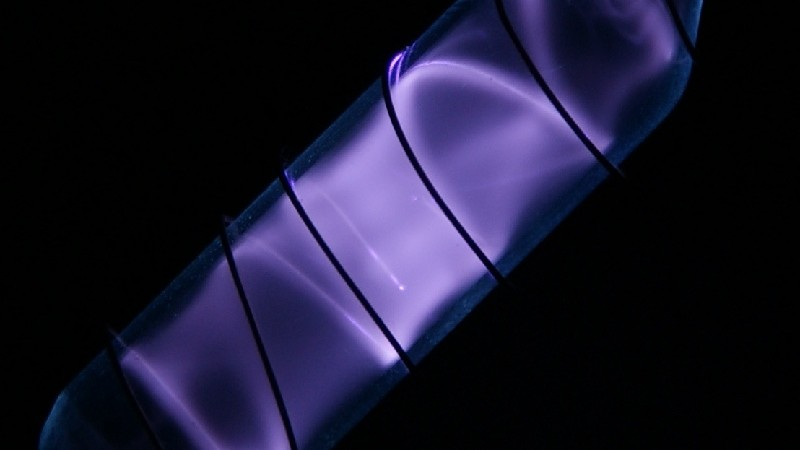
#> input picture images/elements/1.jpg, 800 x 450 px; its folder holds only this picture in this run
$ python spritegen.py   (older library calls are emulated)
#> lines starting #> are read from the running program, lines starting #| are printed output that depends on the picture
import re
from PIL import Image
from os import listdir
from os.path import isfile, join

base_w = 52
base_h = 29

# Build an ordered list of image files in the current directory
jpgs = [ f for f in listdir('.') if isfile(join('.',f)) and ".jpg" in f ]
jpgs.sort()

# Move no_image.jpg from the end of the list to the beginning
jpgs.insert(0, jpgs.pop())

# Max protons - largest numbered image, necessary for setting sprite map size
max_protons = int(re.findall(r"\d+",jpgs[len(jpgs)-1])[0])
print("[SPRITEGEN] Found " + str(len(jpgs)) + " jpgs, max protons: " + str(max_protons))

# Scaling for each thumb in the sprite (multiplier on minimum size of 52x29)
scale = 4

# Initialize full sprite map image
map_width = base_w * scale
map_height = (base_h * scale) * (max_protons + 1)
sprite_map = Image.new('RGBA', (map_width, map_height), (0, 0, 0, 0))
#> sprite_map: PIL image 208x232 RGBA; every value is 0
print("[SPRITEGEN] Initialized sprite map: " + str(map_width) + "x" + str(map_height))

# Walk the list of jpgs to scale and add each to the map
for jpg_path in jpgs:

    jpg = Image.open(jpg_path)
#> jpg is the input picture: PIL image 800x450 RGB; mean R, G, B 26.1, 23.6, 46.5
    jpg = jpg.resize((base_w * scale, base_h * scale), Image.ANTIALIAS)
#> jpg: PIL image 208x116 RGB

    if jpg_path == 'no_image.jpg':
        offset = 0, 0
    else:
        protons = int(re.findall(r"\d+", jpg_path)[0])
        offset = 0, protons * base_h * scale

    print("[SPRITEGEN] Pasting " + jpg_path)
    sprite_map.paste(jpg, offset)
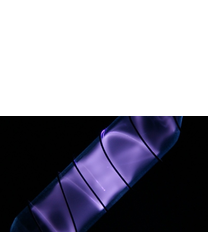
#> sprite_map: PIL image 208x232 RGBA; mean R, G, B, A 13.1, 11.8, 23.2, 127.5; transparent parts drawn white

# Save the map as a PNG. Done!
print("[SPRITEGEN] Writing final sprite map")
sprite_map.save("sprite_map.png")

print("[SPRITEGEN] Done.")

$ run again, on images/elements/13.jpg
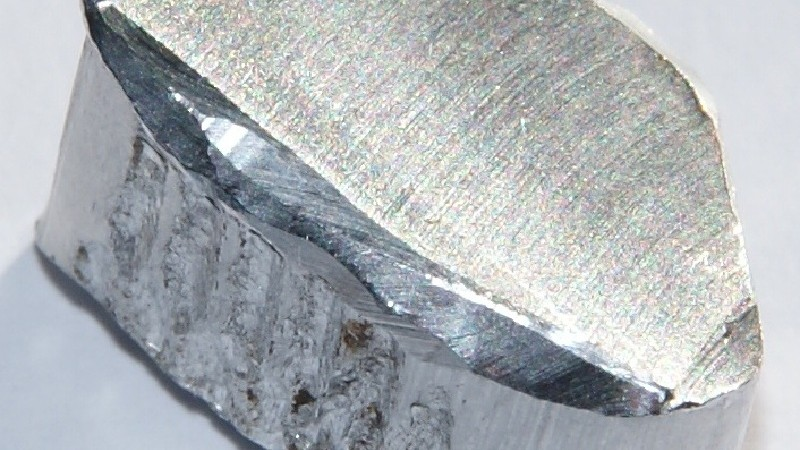
#> input picture images/elements/13.jpg, 800 x 450 px
#> jpg is the input picture: PIL image 800x450 RGB; mean R, G, B 173.3, 177.9, 181.6
#> `jpg = jpg.resize((base_w * scale, base_h * scale), Image.ANTIALIAS)`:
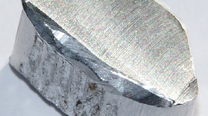
#> jpg: PIL image 208x116 RGB; mean R, G, B 173.3, 177.9, 181.6
#> `sprite_map.paste(jpg, offset)`:
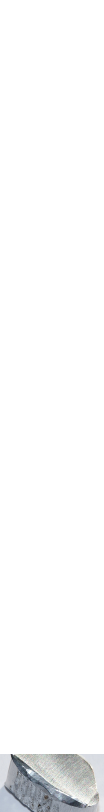
#> sprite_map: PIL image 208x1624 RGBA (shown at 1/2 size); mean R, G, B, A 12.4, 12.7, 13, 18.2; transparent parts drawn white

$ run again, on images/elements/14.jpg
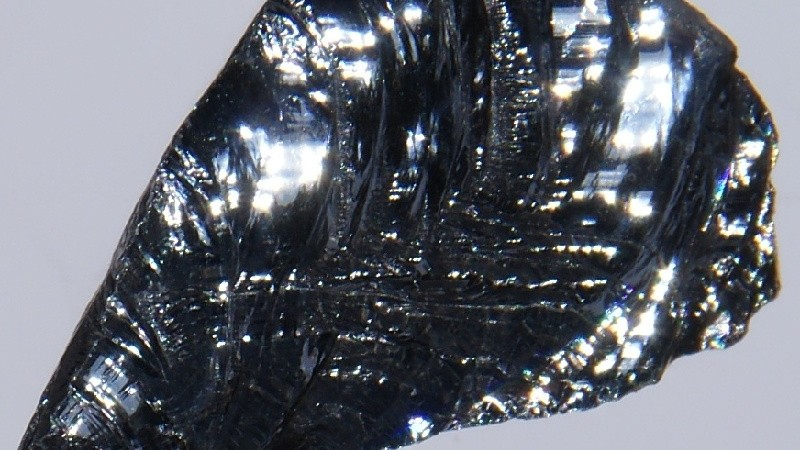
#> input picture images/elements/14.jpg, 800 x 450 px
#> jpg is the input picture: PIL image 800x450 RGB; mean R, G, B 100.1, 104.2, 113.4
#> `jpg = jpg.resize((base_w * scale, base_h * scale), Image.ANTIALIAS)`:
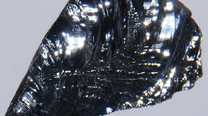
#> jpg: PIL image 208x116 RGB; mean R, G, B 100.1, 104.1, 113.3
#> `sprite_map.paste(jpg, offset)`:
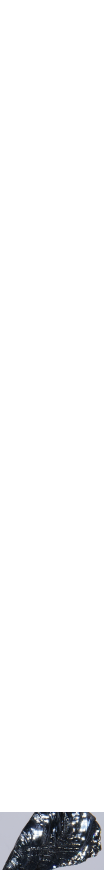
#> sprite_map: PIL image 208x1740 RGBA (shown at 1/2 size); mean R, G, B, A 6.7, 6.9, 7.6, 17; transparent parts drawn white

$ run again, on images/elements/15.jpg
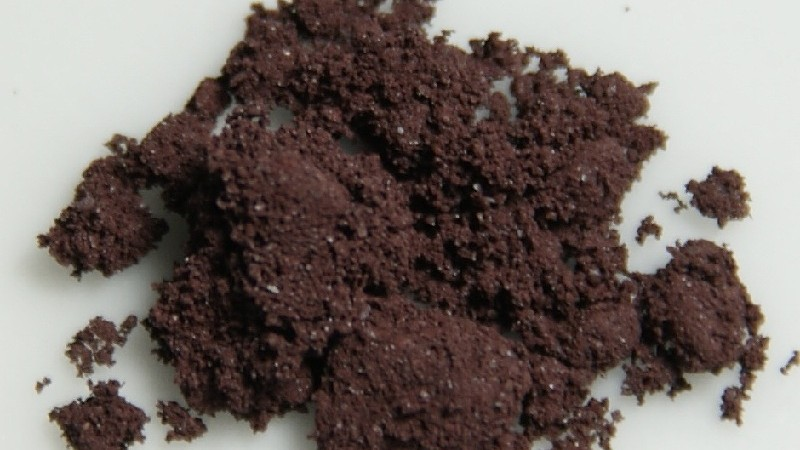
#> input picture images/elements/15.jpg, 800 x 450 px
#> jpg is the input picture: PIL image 800x450 RGB; mean R, G, B 116.2, 105.4, 100.8
#> `jpg = jpg.resize((base_w * scale, base_h * scale), Image.ANTIALIAS)`:
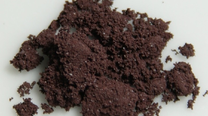
#> jpg: PIL image 208x116 RGB; mean R, G, B 116.2, 105.4, 100.8
#> `sprite_map.paste(jpg, offset)`:
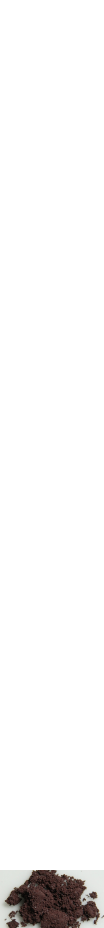
#> sprite_map: PIL image 208x1856 RGBA (shown at 1/2 size); mean R, G, B, A 7.3, 6.6, 6.3, 15.9; transparent parts drawn white

$ run again, on images/elements/10.jpg
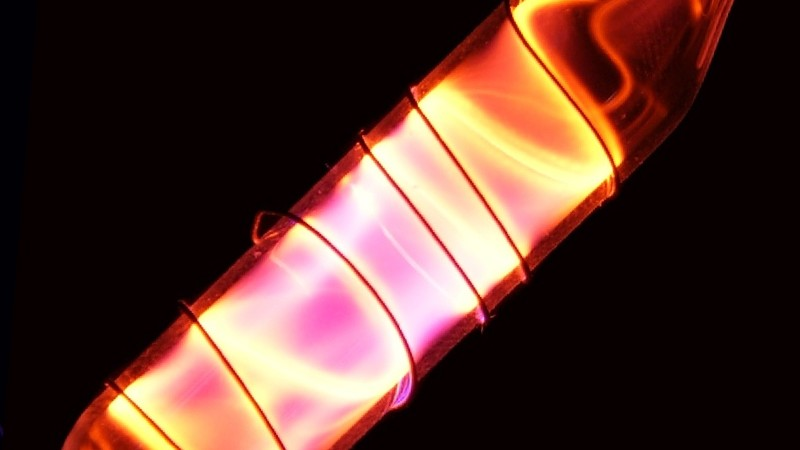
#> input picture images/elements/10.jpg, 800 x 450 px
#> jpg is the input picture: PIL image 800x450 RGB; mean R, G, B 85.6, 53.6, 44.9
#> `jpg = jpg.resize((base_w * scale, base_h * scale), Image.ANTIALIAS)`:
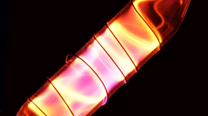
#> jpg: PIL image 208x116 RGB; mean R, G, B 85.6, 53.5, 44.9
#> `sprite_map.paste(jpg, offset)`:
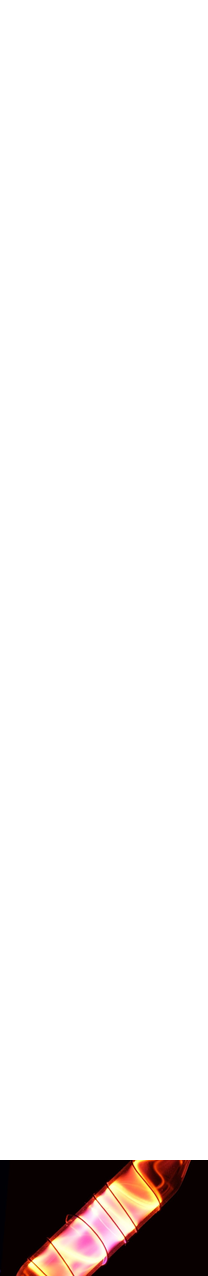
#> sprite_map: PIL image 208x1276 RGBA; mean R, G, B, A 7.8, 4.9, 4.1, 23.2; transparent parts drawn white
